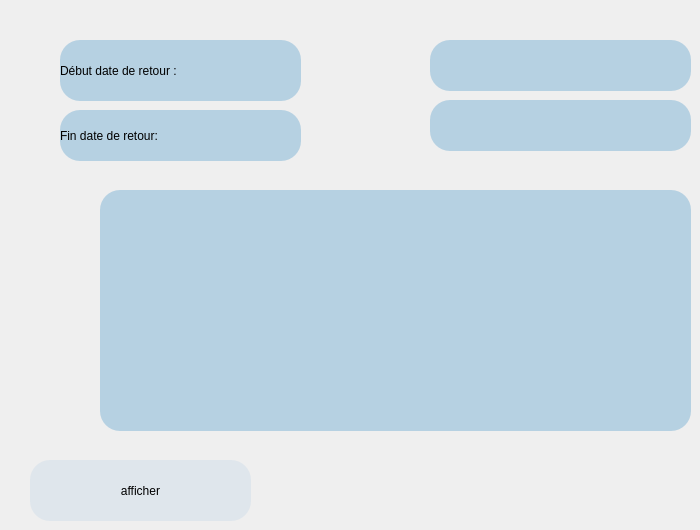
      <widget class="QWidget" name="affiche_entre2_ret">
       <widget class="QLineEdit" name="ret1">
        <property name="geometry">
         <rect>
          <x>430</x>
          <y>40</y>
          <width>261</width>
          <height>51</height>
         </rect>
        </property>
        <property name="styleSheet">
         <string notr="true">font: 12pt &quot;Palatino Linotype&quot;;
background-color: rgb(182, 209, 226);
border-radius:20px;</string>
        </property>
       </widget>
       <widget class="QLineEdit" name="ret2">
        <property name="geometry">
         <rect>
          <x>430</x>
          <y>100</y>
          <width>261</width>
          <height>51</height>
         </rect>
        </property>
        <property name="styleSheet">
         <string notr="true">font: 12pt &quot;Palatino Linotype&quot;;
background-color: rgb(182, 209, 226);
border-radius:20px;</string>
        </property>
       </widget>
       <widget class="QLabel" name="label_55">
        <property name="geometry">
         <rect>
          <x>60</x>
          <y>40</y>
          <width>241</width>
          <height>61</height>
         </rect>
        </property>
        <property name="styleSheet">
         <string notr="true">font: 12pt &quot;Palatino Linotype&quot;;
background-color: rgb(182, 209, 226);
border-radius:20px;</string>
        </property>
        <property name="text">
         <string>Début date de retour :</string>
        </property>
       </widget>
       <widget class="QLabel" name="label_56">
        <property name="geometry">
         <rect>
          <x>60</x>
          <y>110</y>
          <width>241</width>
          <height>51</height>
         </rect>
        </property>
        <property name="styleSheet">
         <string notr="true">font: 12pt &quot;Palatino Linotype&quot;;
background-color: rgb(182, 209, 226);
border-radius:20px;</string>
        </property>
        <property name="text">
         <string>Fin date de retour:</string>
        </property>
       </widget>
       <widget class="QLabel" name="res_ret">
        <property name="geometry">
         <rect>
          <x>100</x>
          <y>190</y>
          <width>591</width>
          <height>241</height>
         </rect>
        </property>
        <property name="styleSheet">
         <string notr="true">font: 12pt &quot;Palatino Linotype&quot;;
background-color: rgb(182, 209, 226);
border-radius:20px;</string>
        </property>
        <property name="text">
         <string/>
        </property>
       </widget>
       <widget class="QPushButton" name="affiche_ret">
        <property name="geometry">
         <rect>
          <x>30</x>
          <y>460</y>
          <width>221</width>
          <height>61</height>
         </rect>
        </property>
        <property name="styleSheet">
         <string notr="true">border-radius:20px;
background-color: rgb(197, 225, 236);
color: rgb(0, 0, 0);
background-color: rgb(223, 230, 236);</string>
        </property>
        <property name="text">
         <string>afficher</string>
        </property>
       </widget>
      </widget>
